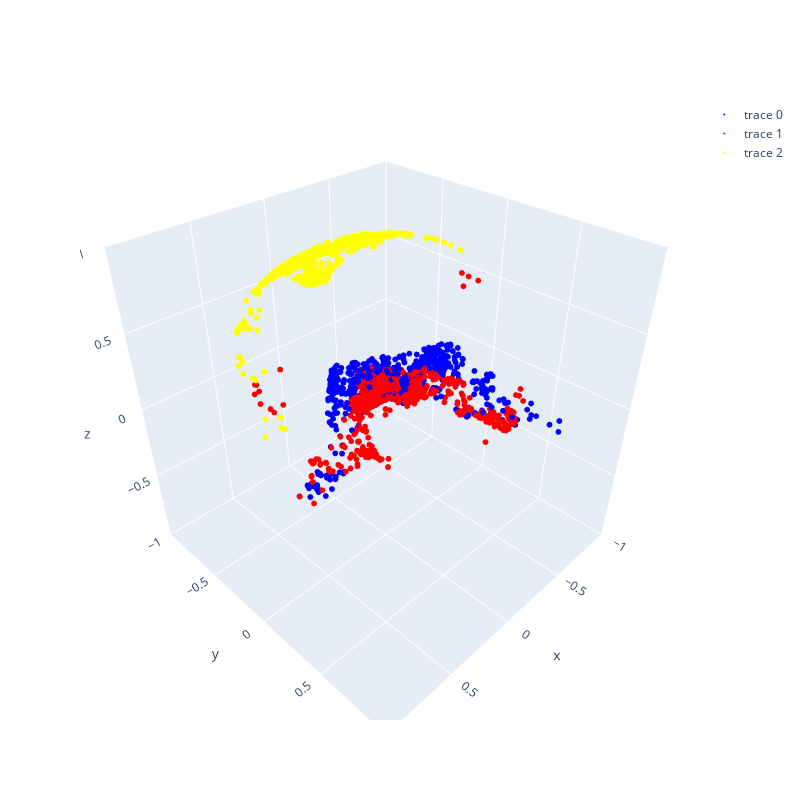

Notebook cell for this chart:
### Code cell
depth = outputs['p2p_dist'] # [H, W, 1]
origins = ray_bundle.origins # [H, W, 3]
directions = ray_bundle.directions # [H, W, 3]
positions = ray_bundle.origins + ray_bundle.directions * depth

origins = origins.reshape(-1, 3)
directions = directions.reshape(-1, 3)
positions = positions.reshape(-1, 3)
depth = depth.reshape(-1, 1)

# choose a random set of N points
N = 1000
idx = np.random.choice(positions.shape[0], N, replace=False)

origins = origins[idx]
directions = directions[idx]
positions = positions[idx]
depth = depth[idx]

# we need to be in num_rays, num_samples, 3
origins = origins.unsqueeze(1)
directions = directions.unsqueeze(1)
positions = positions.unsqueeze(1)

ray_samples = RaySamples(frustums=Frustums(origins=origins, directions=directions, starts=torch.zeros_like(origins), ends=torch.ones_like(origins), pixel_area=torch.ones_like(origins)),
                         camera_indices=torch.zeros_like(origins, dtype=torch.int64) * 3,
)

# choose an illumination direction
azimuth = -90.0
elevation = 45.0
azimuth = azimuth * np.pi / 180
elevation = elevation * np.pi / 180
ddf_sample_direction = torch.tensor([np.cos(azimuth) * np.cos(elevation),
                                      np.sin(azimuth) * np.cos(elevation),
                                      np.sin(elevation)]).to(model.device)
ddf_sample_direction = ddf_sample_direction.unsqueeze(0).unsqueeze(0) # Shape: [1, 1, 3]
ddf_sample_direction = ddf_sample_direction.repeat(ray_samples.shape[0], 1, 1) # Shape: [num_rays, 1, 3]
ddf_sample_direction = ddf_sample_direction.type_as(origins)

# illumination_directions = [num_rays * num_samples, num_light_directions, xyz]
visibility_dict = compute_visibility(ray_samples=ray_samples, # [num_rays, num_samples] [N, 1]
                                    depth=depth, # [num_rays, 1]
                                    illumination_directions=ddf_sample_direction, # [num_rays * num_samples, num_directions, 3] [N*1, 1, 3]
                                    threshold_distance=0.3,
                                    accumulation=None,
                                    batch=None,
                                    compute_shadow_map=True)

ddf_positions = visibility_dict['visibility_dict_ray_bundle'].origins # [N, 3]
ddf_directions = visibility_dict['visibility_dict_ray_bundle'].directions # [N, 3]
ddf_depth = visibility_dict['expected_termination_dist'].unsqueeze(-1) # [N, 1]
ddf_term_positions = ddf_positions + ddf_directions * ddf_depth # [N, 3]

# positions = positions.squeeze(1).cpu().detach().numpy()
positions = visibility_dict['positions'].cpu().detach().numpy()
x, y, z = positions[:, 0], positions[:, 1], positions[:, 2]

ddf_term_positions = ddf_term_positions.cpu().detach().numpy()
i, j, k = ddf_term_positions[:, 0], ddf_term_positions[:, 1], ddf_term_positions[:, 2]

# get output of ddf for inward facing camera on sphere
position = ray_bundle.origins[0, 0].unsqueeze(0) # [1, 3]
# add some value to z and then normalise
position[0, 2] = position[0, 2] + 0.5
position = position / torch.norm(position)

ddf_camera_output, positions, directions = get_output_of_ddf(position)
ddf_camera_term_positions = positions + directions.type_as(positions) * ddf_camera_output['expected_termination_dist'].type_as(positions)
ddf_camera_term_positions = ddf_camera_term_positions.reshape(-1, 3)
ddf_camera_term_positions = ddf_camera_term_positions[idx]
ddf_camera_term_positions = ddf_camera_term_positions.cpu().detach().numpy()
l, m, n = ddf_camera_term_positions[:, 0], ddf_camera_term_positions[:, 1], ddf_camera_term_positions[:, 2]


sphere_intersection_points = visibility_dict['sphere_intersection_points'].cpu().detach().numpy() # [N, 3]
p, q, r = sphere_intersection_points[:, 0], sphere_intersection_points[:, 1], sphere_intersection_points[:, 2]

# add position scatter coloured blue
fig = go.Figure(data=[go.Scatter3d(
    x=x, y=y, z=z,
    mode='markers',
    marker=dict(size=2,
                color='blue')
)])

# add ddf termination points coloured red
fig.add_trace(go.Scatter3d(
    x=i, y=j, z=k,
    mode='markers',
    marker=dict(size=2,
                color='red')
))

# add sphere intersection points coloured yellow
fig.add_trace(go.Scatter3d(
    x=p, y=q, z=r,
    mode='markers',
    marker=dict(size=2,
                color='yellow')
))

# Set aspect ratio and bounds
fig.update_layout(
    scene=dict(
        xaxis=dict(range=[-1.0, 1.0]),
        yaxis=dict(range=[-1.0, 1.0]),
        zaxis=dict(range=[-1.0, 1.0]),
        aspectmode='cube'  # this sets equal aspect ratio
    ),
    autosize=False,
    width=800,  # set the width of the plot in pixels
    height=800,  # set the height of the plot in pixels
)

fig.show()

### Figure 1 — Plotly figure (JSON) as saved in the notebook; plotly's stock layout.template omitted (floating-point values rounded to 4 significant figures; data arrays with more than 128 entries replaced by an {"elided": "..."} marker saying what was removed)
{"data": [{"marker": {"color": "blue", "size": 2}, "mode": "markers", "type": "scatter3d", "x": {"elided": "1000 float values"}, "y": {"elided": "1000 float values"}, "z": {"elided": "1000 float values"}}, {"marker": {"color": "red", "size": 2}, "mode": "markers", "type": "scatter3d", "x": {"elided": "1000 float values"}, "y": {"elided": "1000 float values"}, "z": {"elided": "1000 float values"}}, {"marker": {"color": "yellow", "size": 2}, "mode": "markers", "type": "scatter3d", "x": {"elided": "1000 float values"}, "y": {"elided": "1000 float values"}, "z": {"elided": "1000 float values"}}], "layout": {"autosize": false, "height": 800, "scene": {"aspectmode": "cube", "xaxis": {"range": [-1, 1]}, "yaxis": {"range": [-1, 1]}, "zaxis": {"range": [-1, 1]}}, "width": 800}}
